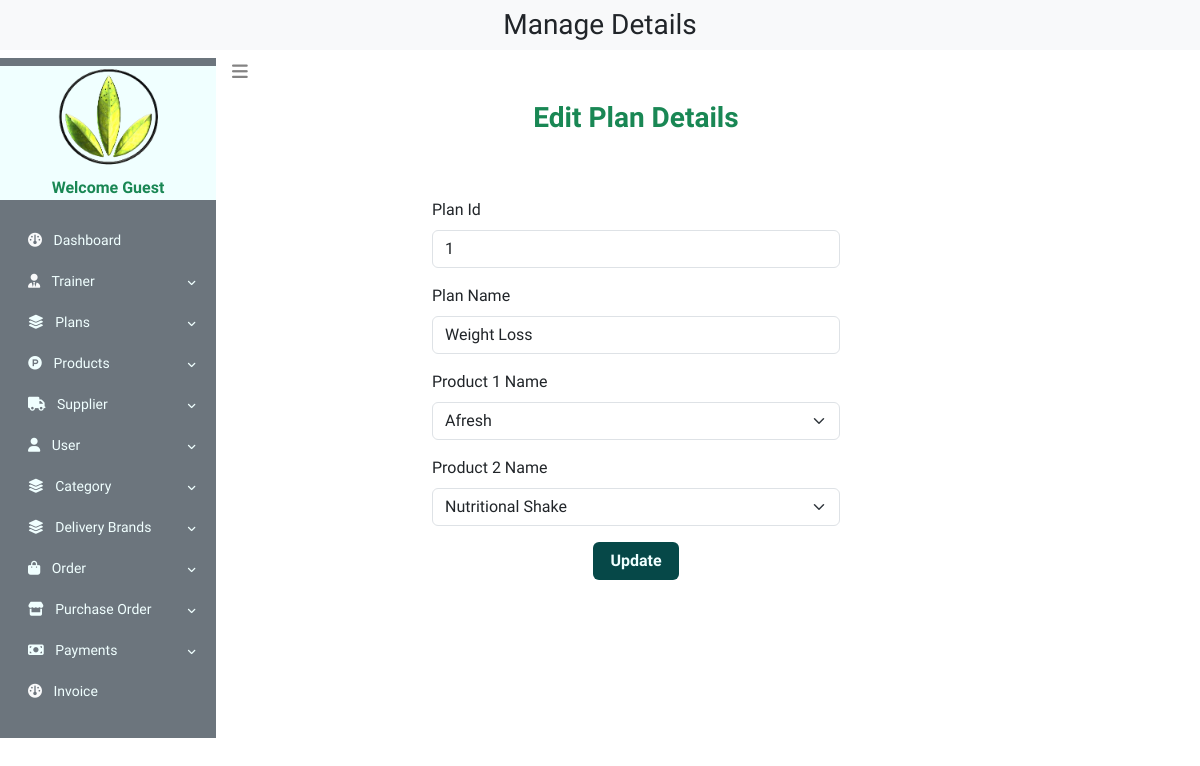
Page /admin_home.php?edit_plans=1 on the committed database.
### tables this page shows
CREATE TABLE `plan` (
  `plan_id` int(11) NOT NULL,
  `admin_id` int(11) NOT NULL,
  `plan_name` varchar(255) NOT NULL,
  `pro1_id` int(11) NOT NULL,
  `pro2_id` int(11) NOT NULL
);

CREATE TABLE `products` (
  `pro_id` int(11) NOT NULL,
  `admin_id` int(11) NOT NULL,
  `stock` int(11) NOT NULL,
  `pro_name` varchar(100) NOT NULL,
  `pro_quantity` int(100) NOT NULL,
  `pro_des` varchar(255) NOT NULL,
  `pro_keyword` varchar(255) NOT NULL,
  `pro_cost_price` varchar(255) NOT NULL,
  `pro_price` varchar(100) NOT NULL,
  `margin` int(11) NOT NULL,
  `category_id` int(11) NOT NULL,
  `brand_id` int(11) NOT NULL,
  `pro_image` varchar(255) NOT NULL,
  `pro_image2` varchar(255) NOT NULL,
  `pro_image3` varchar(255) NOT NULL,
  `date` timestamp NOT NULL DEFAULT current_timestamp() ON UPDATE current_timestamp(),
  `status` varchar(100) NOT NULL,
  `supplier_id` int(11) NOT NULL
);

### edit_plans.php (the view, shortened to what this page needs)
<?php
$servername = "localhost";
$username = "root";
$password = "";
$dbname = "life";
$conn = new mysqli($servername, $username, $password, $dbname);
if(isset($_GET['edit_plans']))
{
    $edit_id = $_GET['edit_plans'];
    $get_data = "SELECT * FROM `plan` WHERE plan_id = $edit_id";
    $result_edit = $conn->query($get_data);
    $row = mysqli_fetch_assoc($result_edit);
    $plan_name = $row['plan_name'];
    $pro1_id = $row['pro1_id'];
    $pro2_id = $row['pro2_id'];
    $select_pro1 = "SELECT * FROM `products` WHERE `pro_id` = '$pro1_id'";
    $result_pro1 = $conn->query($select_pro1);
    $row_pro1 = mysqli_fetch_assoc($result_pro1);
    $prod1_name = $row_pro1['pro_name'];
    $select_pro2 = "SELECT * FROM `products` WHERE `pro_id` = '$pro2_id'";
    $result_pro2 = $conn->query($select_pro2);
    $row_pro2 = mysqli_fetch_assoc($result_pro2);
    $prod2_name = $row_pro2['pro_name'];
}
?>
<!DOCTYPE html>
<html lang="en">
<head>
    <link rel="stylesheet" href="https://pro.fontawesome.com/releases/v5.10.0/css/all.css"/>
    <link rel="stylesheet" href="https://cdnjs.cloudflare.com/ajax/libs/font-awesome/6.5.1/css/all.min.css" />
    <link rel="stylesheet" href="profile.css">
    <link href="https://cdn.jsdelivr.net/npm/bootstrap@5.3.3/dist/css/bootstrap.min.css" rel="stylesheet">
    </head>
<body>
    <h3 class="text-success text-center mt-3"><strong>Edit Plan Details</strong></h3>
    <div class="container mt-5">
        <form action="" method="post" enctype="multipart/form-data">
            <div class="form-outline w-50 m-auto">
                <label for="plan_id" class="form-label mt-3">Plan Id</label>
                <input class="form-control" id="plan_id" name="plan_id" value="<?php echo $edit_id;?>" required>
            </div>
            <div class="form-outline w-50 m-auto">
                <label for="plan_name" class="form-label mt-3">Plan Name</label>
                <input type="text" class="form-control" id="plan_name" name="plan_name" value="<?php echo $plan_name;?>" required>
            </div>
            <div class="form-outline w-50 m-auto">
            <label for="pro_category" class="form-label mt-3">Product 1 Name</label>
            <select name="pro_category" class="form-select" value="<?php echo $pro1_id;?>">
                <option value="<?php echo $prod1_name ;?>"><?php echo $prod1_name;?></option>
                </select>
            </div>
            <div class="form-outline w-50 m-auto">
            <label for="pro_brands" class="form-label mt-3">Product 2 Name</label>
            <select name="pro_brands" class="form-select" value="<?php echo $pro2_id;?>">
                <option value="<?php echo $prod2_name ;?>"><?php echo $prod2_name;?></option>
                </select>
            </div>
            <div class="text-center">
                <input type="submit" name="edit_plan" value="Update" class="btn px-3 mt-3">
            </div>
        </form>
    </div>
</body>
</html>

### profile.css (style rules this page uses)
body { font-family: 'Spartan',sans-serif; margin: 0; padding: 0; }

### admin_home.php (style rules this page uses)
body { font-family: 'Spartan',sans-serif; margin: 0; padding: 0; }

### edit_plans.php (style rules this page uses)
body { font-family: 'Spartan',sans-serif; margin: 0; padding: 0; }
input.btn { background-color:rgb(6, 72, 72); color:azure; font-weight:700; }

### rows in the picture
plan: plan_name "Weight Loss"
products: pro_category "Afresh"
products: pro_brands "Nutritional Shake"
